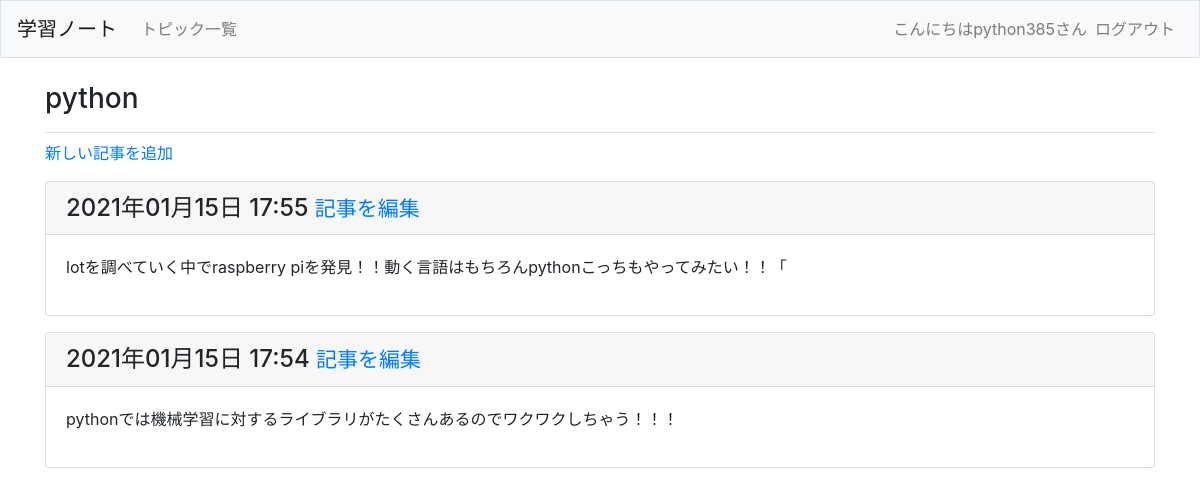
Screenshot of /topics/4/ (signed in) with the database file from the repository.
### learning_logs/models.py (models this page shows, shortened)
class Topic(models.Model):#(p193)
    text = models.CharField(max_length=200)
    date_added = models.DateTimeField(auto_now_add=True)
    owner = models.ForeignKey(User, on_delete=models.CASCADE)#Userを外部キーとして関連付けた(p248)
    def __str__(self):
        return self.text

class Entry(models.Model):
    topic = models.ForeignKey(Topic, on_delete=models.CASCADE)#topicを外部キーとして関連付けた(p199)
    text = models.TextField()
    date_added = models.DateTimeField(auto_now_add=True)
    class Meta:
        verbose_name_plural = 'entries'

### learning_logs/views.py (the view)
# urls.py: path('topics/<int:topic_id>/', views.topic, name='topic'),#p216
@login_required#アクセス権追加(p247)
def topic(request, topic_id):
    topic = Topic.objects.get(id=topic_id)
    if topic.owner != request.user:
        raise Http404
    entries = topic.entry_set.order_by('-date_added')
    context = {'topic': topic, 'entries':entries}
    return render(request, 'learning_logs/topic.html', context)

### learning_logs/templates/learning_logs/topic.html
{% extends 'learning_logs/base.html' %}
{% block page_header %}
  <h3>{{ topic }}</h3>
{% endblock page_header %}
{% block content %}
  <p>
    <a href="{% url 'learning_logs:new_entry' topic.id %}">新しい記事を追加</a>
  </p>
  {% for entry in entries %}
    <div class="card mb-3">
      <h4 class="card-header">
        {{ entry.date_added|date:'Y年m月d日 H:i' }}
        <small><a href="{% url 'learning_logs:edit_entry' entry.id %}">
          記事を編集</a></small>
      </h4>
      <div class="card-body">
        {{ entry.text|linebreaks }}
      </div>
    </div>
  {% empty %}
    <p>このトピックにはまだ記事がありません。</p>
  {% endfor %}
{% endblock content %}

### learning_logs/templates/learning_logs/base.html (shortened to what this page needs)
{% load bootstrap4 %}
<!DOCTYPE html>
<html lang="ja">
<head>
    {% bootstrap_css %}
</head>
<body>
    <nav class="navbar navbar-expand-md navbar-light bg-light mb-4 border">
        <a class="navbar-brand" href="{% url 'learning_logs:index' %}">
            学習ノート
        </a>
        <div class="collapse navbar-collapse" id="navbarCollapse">
            <ul class="navbar-nav mr-auto">
                <li class="nav-item">
                    <a class="nav-link" href="{% url 'learning_logs:topics' %}">
                        トピック一覧
                    </a>
                </li>
            </ul>
            <ul class="navbar-nav ml-auto">
                {% if user.is_authenticated %}
                  <li class="nav-item">
                      <span class="navbar-text">こんにちは{{ user.username }}さん</span>
                  </li>
                  <li class="nav-item">
                      <a class="nav-link" href="{% url 'users:logout' %}">ログアウト</a>
                  </li>
                {% endif %}
            </ul>
        </div>
    </nav>
    <main role="main" class="container">
        <div class="pb-2 mb-2 border-bottom">
            {% block page_header %}{% endblock page_header %}
        </div>
        <div>
            {% block content %}{% endblock content %}
        </div>
    </main>
</body>
</html>

### rows the page displays
Topic: text "python"
Entry: date_added "2021年01月15日 17:55", text "lotを調べていく中でraspberry piを発見！！動く言語はもちろんpythonこっちもやってみたい！！「"
Entry: date_added "2021年01月15日 17:54", text "pythonでは機械学習に対するライブラリがたくさんあるのでワクワクしちゃう！！！"

### other values shown
{{ user.username }} "python385"
